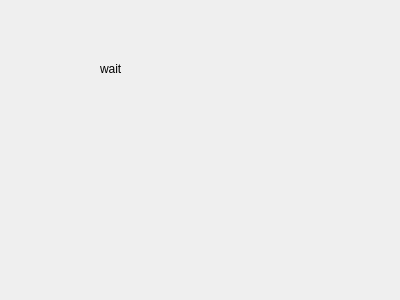
<?xml version="1.0" encoding="UTF-8"?>
<ui version="4.0">
 <class>waiter</class>
 <widget class="QWidget" name="waiter">
  <property name="geometry">
   <rect>
    <x>0</x>
    <y>0</y>
    <width>400</width>
    <height>300</height>
   </rect>
  </property>
  <property name="windowTitle">
   <string>Form</string>
  </property>
  <widget class="QLabel" name="label">
   <property name="geometry">
    <rect>
     <x>100</x>
     <y>60</y>
     <width>67</width>
     <height>17</height>
    </rect>
   </property>
   <property name="text">
    <string>wait</string>
   </property>
  </widget>
 </widget>
 <resources/>
 <connections/>
</ui>
